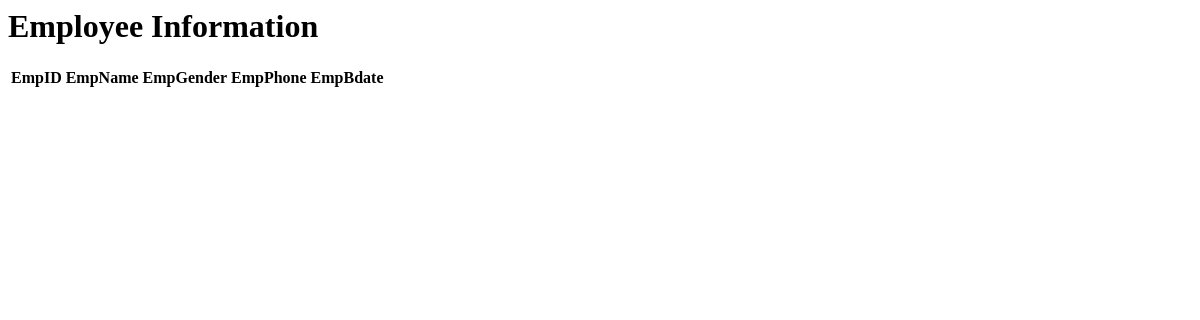
/information, run on an earlier commit of the app's database.
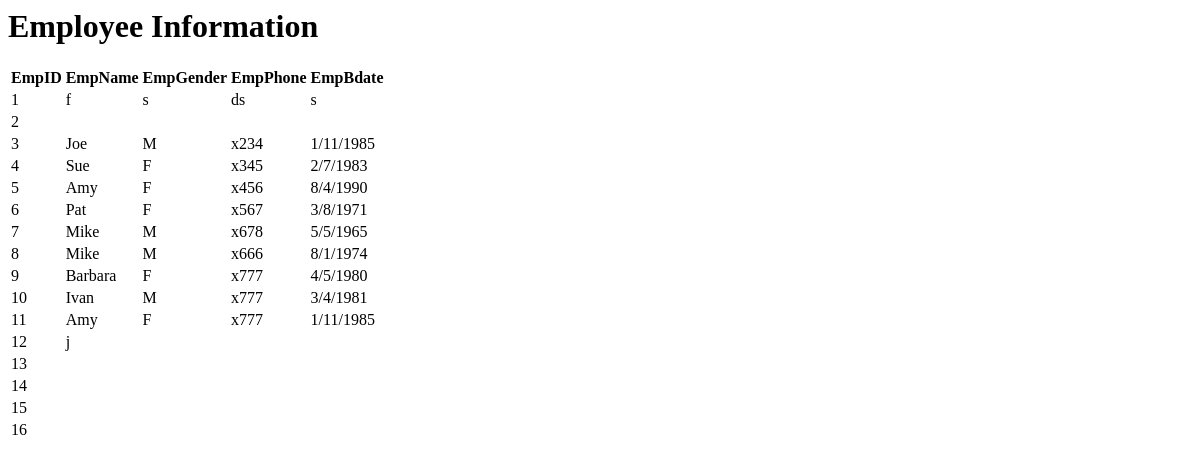
And on a later commit of the database.
### tables this page shows
CREATE TABLE employees (
        EMPID INTEGER PRIMARY KEY AUTOINCREMENT,
        EMPName TEXT,
        EMPGender TEXT,
        EMPPhone TEXT,
        EMPBdate DATE);

### manage.py (the view)
@app.route('/information')
def information():
    with sqlite3.connect('employees.db') as con:
        cur = con.cursor()
        cur.execute("SELECT * FROM employees")
        rows = cur.fetchall()
    return render_template('information.html', rows=rows)

### templates/information.html (shortened to what this page needs)
<html>
  <head>
  </head>
  <body>
    <h1>Employee Information</h1>
    <table>
      <thead>
        <tr>
          <th>EmpID</th>
          <th>EmpName</th>
          <th>EmpGender</th>
          <th>EmpPhone</th>
          <th>EmpBdate</th>
        </tr>
      </thead>
      <tbody>
        {% for row in rows %}
        <tr>
          <td>{{ row[0] }}</td>
          <td>{{ row[1] }}</td>
          <td>{{ row[2] }}</td>
          <td>{{ row[3] }}</td>
          <td>{{ row[4] }}</td>
        </tr>
        {% endfor %}
      </tbody>
    </table>
  </body>
</html>

What changed in the data, as far as the page shows it:
added employees: EMPID "1", EMPName "f", EMPGender "s", EMPPhone "ds", EMPBdate "s"
added employees: EMPID "2"
added employees: EMPID "3", EMPName "Joe", EMPGender "M", EMPPhone "x234", EMPBdate "1/11/1985"
added employees: EMPID "4", EMPName "Sue", EMPGender "F", EMPPhone "x345", EMPBdate "2/7/1983"
added employees: EMPID "5", EMPName "Amy", EMPGender "F", EMPPhone "x456", EMPBdate "8/4/1990"
added employees: EMPID "6", EMPName "Pat", EMPGender "F", EMPPhone "x567", EMPBdate "3/8/1971"
added employees: EMPID "7", EMPName "Mike", EMPGender "M", EMPPhone "x678", EMPBdate "5/5/1965"
added employees: EMPID "8", EMPName "Mike", EMPGender "M", EMPPhone "x666", EMPBdate "8/1/1974"
added employees: EMPID "9", EMPName "Barbara", EMPGender "F", EMPPhone "x777", EMPBdate "4/5/1980"
added employees: EMPID "10", EMPName "Ivan", EMPGender "M", EMPPhone "x777", EMPBdate "3/4/1981"
added employees: EMPID "11", EMPName "Amy", EMPGender "F", EMPPhone "x777", EMPBdate "1/11/1985"
added employees: EMPID "12", EMPName "j"
added employees: EMPID "13"
added employees: EMPID "14"
added employees: EMPID "15"
added employees: EMPID "16"
